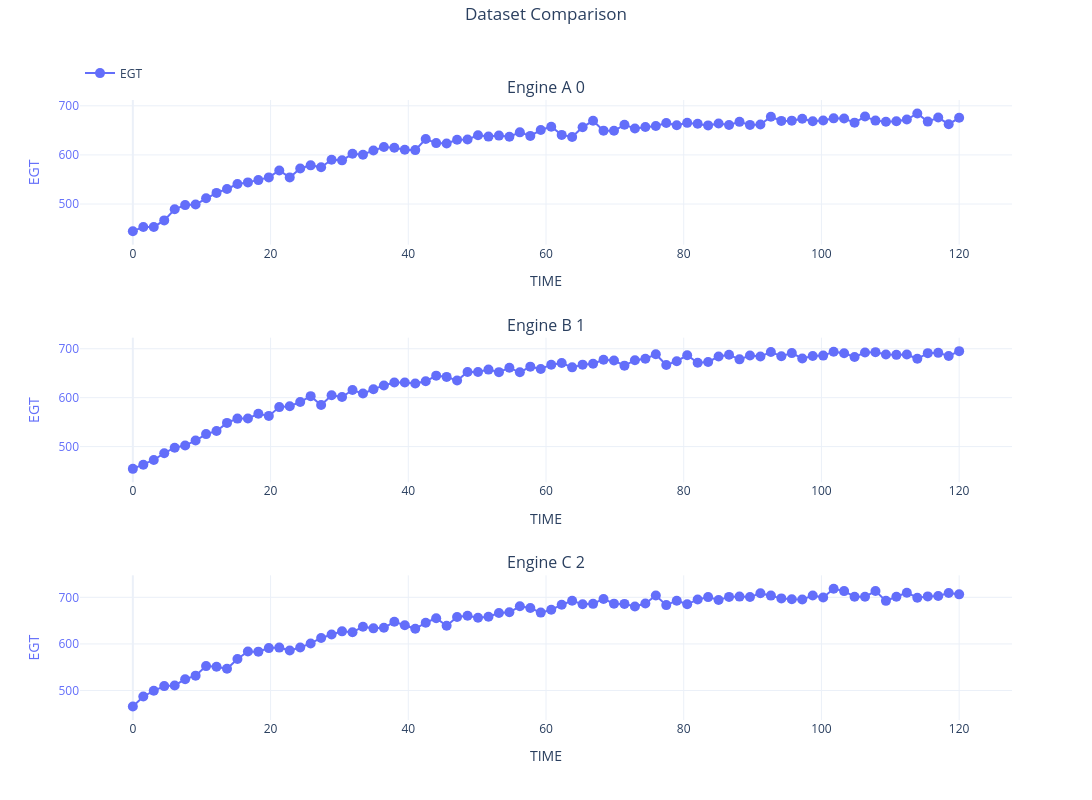

Here is the notebook cell this chart was saved with:
### Markdown cell above
<a id="4.4"></a>
## 4.4 `by='sets'` — one subplot per dataset

Sometimes you want each *engine* in its own panel rather than each *variable*.
Switch `by` to `'sets'` (or the alias `'datasets'`). Here every panel shows the
same `x`/`y`, one per active dataset.

### Code cell
nb.plot('TIME', 'EGT', by='sets').show()
